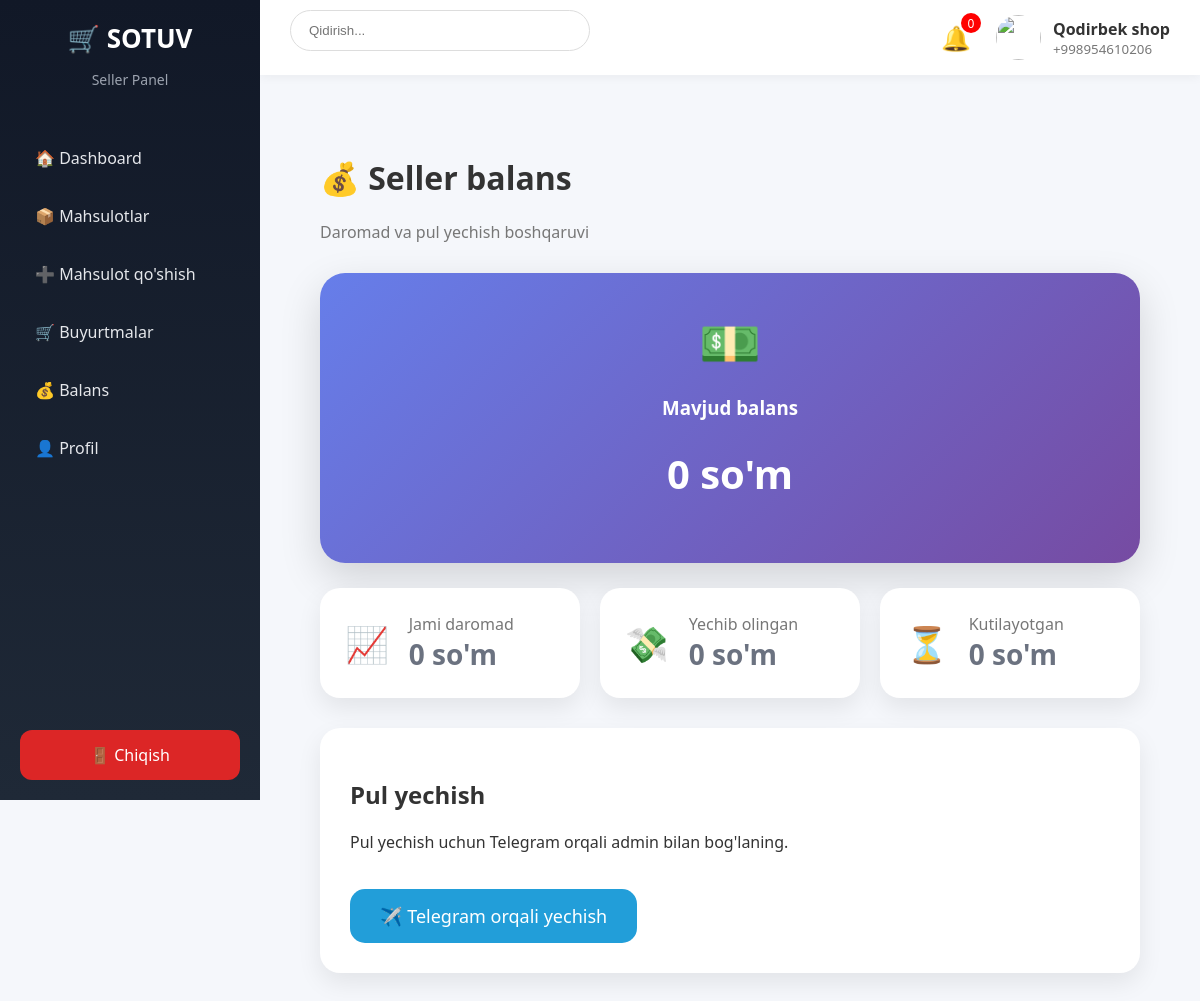
The app's page /seller/balance with its own data.
### models/seller.py (models this page shows, shortened)
class Seller(db.Model):
    __tablename__ = "seller"
    id = db.Column(
        db.Integer,
        primary_key=True
    )
    name = db.Column(
        db.String(100),
        nullable=False
    )
    phone = db.Column(
        db.String(20),
        unique=True,
        nullable=False
    )
    email = db.Column(
        db.String(150),
        unique=True
    )
    password = db.Column(
        db.String(200),
        nullable=False
    )
    shop_name = db.Column(
        db.String(200),
        nullable=False
    )
    shop_description = db.Column(
        db.Text
    )
    shop_logo = db.Column(
        db.String(500)
    )
    address = db.Column(
        db.String(300)
    )
    city = db.Column(
        db.String(100)
    )
    balance = db.Column(
        db.Integer,
        default=0
    )
    total_income = db.Column(
        db.Integer,
        default=0
    )
    withdrawn_money = db.Column(
        db.Integer,
        default=0
    )
    pending_withdraw = db.Column(
        db.Integer,
        default=0
    )
    total_sales = db.Column(
        db.Integer,
        default=0
    )
    sold_products = db.Column(
        db.Integer,
        default=0
    )
    total_orders = db.Column(
        db.Integer,
        default=0
    )
    commission = db.Column(
        db.Integer,
        default=10
    )
    rating = db.Column(
        db.Float,
        default=0
    )
    reviews_count = db.Column(
        db.Integer,
        default=0
    )
    status = db.Column(
        db.String(50),
        default="pending"
    )
    verified = db.Column(
        db.Boolean,
        default=False
    )
    blocked_reason = db.Column(
        db.Text
    )
    created_at = db.Column(
        db.DateTime,
        default=datetime.utcnow
    )
    last_login = db.Column(
        db.DateTime
    )
    last_activity = db.Column(
        db.DateTime
    )
    products = db.relationship(
        "Product",
        back_populates="seller",
        cascade="all, delete-orphan"
    )
    order_items = db.relationship(
        "OrderItem",
        back_populates="seller",
        cascade="all, delete-orphan"
    )
    withdraw_requests = db.relationship(
        "WithdrawRequest",
        back_populates="seller",
        cascade="all, delete-orphan"
    )
    notifications = db.relationship(
        "Notification",
        back_populates="seller",
        cascade="all, delete-orphan"
    )
    remember_token = db.Column(
    db.String(255),
    nullable=True
)

### seller/routes.py (the view)
@seller.route("/balance")
def balance():
    seller_id = 1  # vaqtincha test uchun
    seller_user = Seller.query.get_or_404(
        seller_id
    )
    return render_template(
        "seller/balance.html",
        seller=seller_user
    )

### templates/seller/balance.html (shortened to what this page needs)
{% extends "seller/base.html" %}
{% block content %}
<link rel="stylesheet" href="{{ url_for('static', filename='css/seller_balance.css') }}">
<link rel="stylesheet" href="{{ url_for('static', filename='css/mobile-seller-balance.css') }}">
<div class="balance-page">
    <div class="balance-header">
        <h1>
            💰 Seller balans
        </h1>
        <p>
            Daromad va pul yechish boshqaruvi
        </p>
    </div>
    <div class="balance-main">
        <div class="balance-card">
            <div class="icon">
                💵
            </div>
            <h3>
                Mavjud balans
            </h3>
            <h1>
                {{ "{:,}".format(seller.balance) }} so'm
            </h1>
        </div>
        <div class="stats">
            <div class="stat-card">
                <span>
                    📈
                </span>
                <div>
                    <p>
                        Jami daromad
                    </p>
                    <h3>
                        {{ "{:,}".format(seller.total_income) }}
                        so'm
                    </h3>
                </div>
            </div>
            <div class="stat-card">
                <span>
                    💸
                </span>
                <div>
                    <p>
                        Yechib olingan
                    </p>
                    <h3>
                        {{ "{:,}".format(seller.withdrawn_money) }}
                        so'm
                    </h3>
                </div>
            </div>
            <div class="stat-card">
                <span>
                    ⏳
                </span>
                <div>
                    <p>
                        Kutilayotgan
                    </p>
                    <h3>
                        {{ "{:,}".format(seller.pending_withdraw) }}
                        so'm
                    </h3>
                </div>
            </div>
        </div>
        <div class="withdraw-box">
            <h2>
                Pul yechish
            </h2>
            <p>
                Pul yechish uchun Telegram orqali admin bilan bog'laning.
            </p>
            <a
            href="https://t.me/Vendora_Market_supportbot"
            target="_blank"
            class="telegram-btn">
                ✈️ Telegram orqali yechish
            </a>
        </div>
    </div>
</div>
{% endblock %}

### templates/seller/base.html (shortened to what this page needs)
<!DOCTYPE html>
<html lang="uz">
<head>
<link
rel="stylesheet"
href="https://cdnjs.cloudflare.com/ajax/libs/font-awesome/6.5.2/css/all.min.css">
<link rel="stylesheet" href="/static/seller/css/style.css">
<link rel="stylesheet" href="{{ url_for('static', filename='css/mobile-seller-excel.css') }}">
</head>
<body>
<div class="sidebar">
<div class="logo">
<h2>
🛒 SOTUV
</h2>
<p>
Seller Panel
</p>
</div>
<div class="menu">
<a href="/seller"
class="menu-item">
🏠 Dashboard
</a>
<a href="/seller/products"
class="menu-item">
📦 Mahsulotlar
</a>
<a href="/seller/products/add"
class="menu-item">
➕ Mahsulot qo'shish
</a>
<a href="/seller/orders"
class="menu-item">
🛒 Buyurtmalar
</a>
<a href="/seller/balance"
class="menu-item">
💰 Balans
</a>
<a href="/seller/profile"
class="menu-item">
👤 Profil
</a>
</div>
<div class="sidebar-bottom">
<a href="/seller/logout"
class="logout">
🚪 Chiqish
</a>
</div>
</div>
<div class="main">
<div class="navbar">
<div class="search">
<input
type="text"
placeholder="Qidirish...">
</div>
<div class="right-nav">
<div class="notification">
🔔
<span>
0
</span>
</div>
<div class="seller-info">
{% if seller %}
<img src="{{ seller.shop_logo or '/static/images/user.png' }}">
<div>
<strong>
{{ seller.shop_name }}
</strong>
<small>
{{ seller.phone }}
</small>
</div>
{% endif %}
</div>
</div>
</div>
<div class="content">
{% block content %}
{% endblock %}
</div>
</div>
</body>
</html>

### static/seller/css/style.css (style rules this page uses)
* { box-sizing:border-box; }
body { margin:0; font-family: "Segoe UI", Arial, sans-serif; background:#f5f7fb; color:#333; }
.sidebar { position:fixed; left:0; top:0; width:260px; height:100vh; background: linear-gradient( 180deg, #111827, #1f2937 ); padding:20px; display:flex; flex-direction:column; z-index:1000; }
.logo { text-align:center; color:white; margin-bottom:30px; }
.logo h2 { margin:0; font-size:26px; }
.logo p { color:#9ca3af; font-size:14px; }
.menu { flex:1; }
.menu-item { display:flex; align-items:center; gap:12px; padding:14px 15px; margin-bottom:8px; color:#e5e7eb; text-decoration:none; border-radius:12px; transition:.3s; }
.logout { display:block; padding:14px; text-align:center; background:#dc2626; color:white; border-radius:12px; text-decoration:none; transition:.3s; }
.main { margin-left:260px; min-height:100vh; }
.navbar { height:75px; background:white; display:flex; align-items:center; justify-content:space-between; padding:0 30px; box-shadow: 0 2px 10px rgba(0,0,0,.05); }
.search input { width:300px; padding:12px 18px; border-radius:30px; border:1px solid #ddd; outline:none; }
.right-nav { display:flex; align-items:center; gap:25px; }
.notification { position:relative; font-size:24px; cursor:pointer; }
.notification span { position:absolute; top:-8px; right:-10px; background:red; color:white; width:20px; height:20px; border-radius:50%; font-size:12px; display:flex; justify-content:center; align-items:center; }
.seller-info { display:flex; align-items:center; gap:12px; }
.seller-info img { width:45px; height:45px; border-radius:50%; object-fit:cover; }
.seller-info small { display:block; color:#777; }
.content { padding:30px; }
.stats { display:grid; grid-template-columns: repeat(4,1fr); gap:20px; }
.stat-card { background:white; padding:25px; border-radius:18px; }
.stat-card h3 { color:#6b7280; font-size:15px; }
input, textarea, select { width:100%; padding:13px; margin-bottom:15px; border: 1px solid #ddd; border-radius:10px; outline:none; }
.stat-card { background:white; border-radius:22px; padding:22px; display:flex; align-items:center; gap:18px; box-shadow:0 10px 30px rgba(0,0,0,.08); transition:.3s; }
.stat-card h3 { margin:0; font-size:28px; font-weight:800; }
.stat-card p { margin:0; color:#777; }

### static/css/seller_balance.css (style rules this page uses)
.balance-page { padding:30px; }
.balance-header { margin-bottom:30px; }
.balance-header h1 { font-size:32px; }
.balance-header p { color:#777; }
.balance-main { max-width:1000px; }
.balance-card { background: linear-gradient(135deg,#667eea,#764ba2); color:white; padding:35px; border-radius:25px; text-align:center; box-shadow:0 15px 40px rgba(0,0,0,.15); }
.balance-card .icon { font-size:50px; }
.balance-card h1 { font-size:40px; }
.stats { display:grid; grid-template-columns: repeat(auto-fit,minmax(250px,1fr)); gap:20px; margin-top:25px; }
.stat-card { background:white; padding:25px; border-radius:20px; display:flex; gap:20px; align-items:center; box-shadow: 0 10px 25px rgba(0,0,0,.08); }
.stat-card span { font-size:35px; }
.stat-card p { color:#777; margin:0; }
.withdraw-box { margin-top:30px; background:white; padding:30px; border-radius:20px; box-shadow: 0 10px 25px rgba(0,0,0,.08); }
.telegram-btn { display:inline-block; margin-top:20px; padding:15px 30px; background:#229ED9; color:white; border-radius:15px; text-decoration:none; font-size:18px; transition:.3s; }

### records on screen
Seller: shop_name "Qodirbek shop", phone "+998954610206", balance "0", total_income "0", withdrawn_money "0", pending_withdraw "0"
